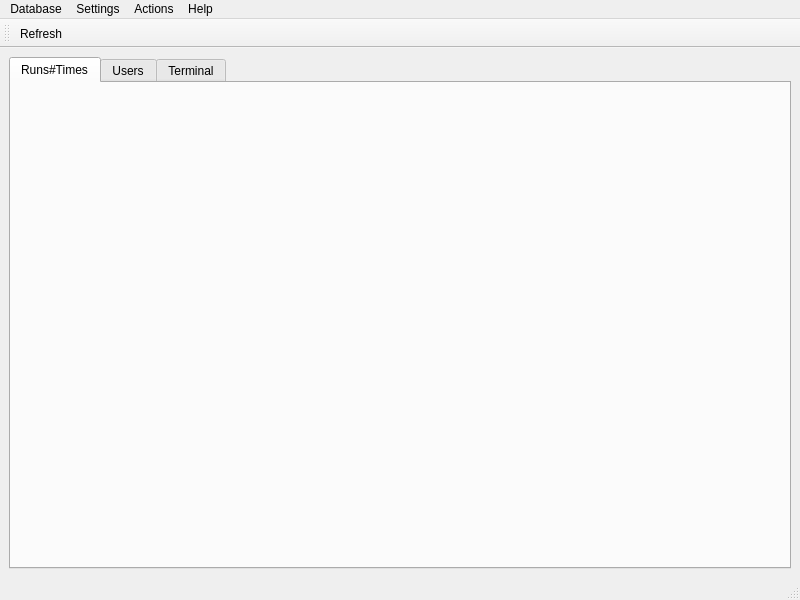
<?xml version="1.0" encoding="UTF-8"?>
<ui version="4.0">
 <class>MainWindow</class>
 <widget class="QMainWindow" name="MainWindow">
  <property name="geometry">
   <rect>
    <x>0</x>
    <y>0</y>
    <width>800</width>
    <height>600</height>
   </rect>
  </property>
  <property name="windowTitle">
   <string>MainWindow</string>
  </property>
  <widget class="QWidget" name="centralwidget">
   <layout class="QVBoxLayout" name="verticalLayout">
    <item>
     <widget class="QTabWidget" name="tabWidget">
      <property name="currentIndex">
       <number>0</number>
      </property>
      <widget class="QWidget" name="tabRunsTimes">
       <attribute name="title">
        <string>Runs#Times</string>
       </attribute>
      </widget>
      <widget class="QWidget" name="tabUsers">
       <attribute name="title">
        <string>Users</string>
       </attribute>
      </widget>
      <widget class="QWidget" name="tabTerminal">
       <attribute name="title">
        <string>Terminal</string>
       </attribute>
      </widget>
     </widget>
    </item>
   </layout>
  </widget>
  <widget class="QMenuBar" name="menubar">
   <property name="geometry">
    <rect>
     <x>0</x>
     <y>0</y>
     <width>800</width>
     <height>21</height>
    </rect>
   </property>
   <widget class="QMenu" name="menuDatabase">
    <property name="title">
     <string>Database</string>
    </property>
    <addaction name="actionLoad"/>
    <addaction name="actionSave"/>
    <addaction name="actionSave_as"/>
   </widget>
   <widget class="QMenu" name="menuSettings">
    <property name="title">
     <string>Settings</string>
    </property>
   </widget>
   <widget class="QMenu" name="menuActions">
    <property name="title">
     <string>Actions</string>
    </property>
    <addaction name="actionRefresh"/>
   </widget>
   <widget class="QMenu" name="menuHelp">
    <property name="title">
     <string>Help</string>
    </property>
   </widget>
   <addaction name="menuDatabase"/>
   <addaction name="menuSettings"/>
   <addaction name="menuActions"/>
   <addaction name="menuHelp"/>
  </widget>
  <widget class="QStatusBar" name="statusbar"/>
  <widget class="QToolBar" name="toolBar">
   <property name="windowTitle">
    <string>toolBar</string>
   </property>
   <attribute name="toolBarArea">
    <enum>TopToolBarArea</enum>
   </attribute>
   <attribute name="toolBarBreak">
    <bool>false</bool>
   </attribute>
   <addaction name="actionRefresh"/>
  </widget>
  <action name="actionLoad">
   <property name="text">
    <string>Load</string>
   </property>
  </action>
  <action name="actionSave">
   <property name="text">
    <string>Save</string>
   </property>
  </action>
  <action name="actionSave_as">
   <property name="text">
    <string>Save as</string>
   </property>
  </action>
  <action name="actionRefresh">
   <property name="icon">
    <iconset>
     <normaloff>gui/icons/view-refresh.png</normaloff>gui/icons/view-refresh.png</iconset>
   </property>
   <property name="text">
    <string>Refresh</string>
   </property>
  </action>
 </widget>
 <resources/>
 <connections/>
</ui>
